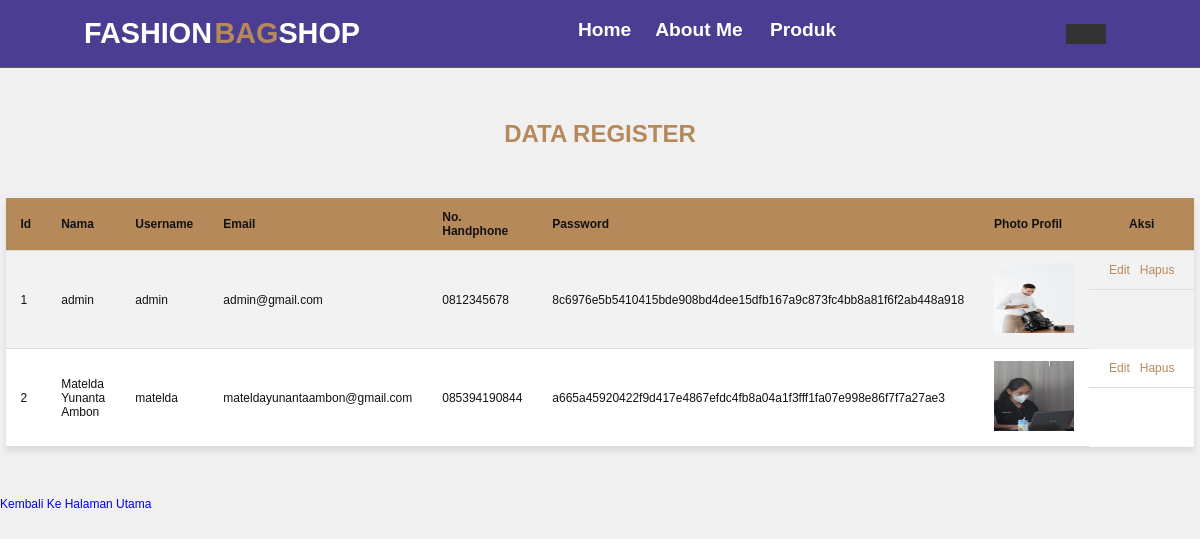
/dataregister.php (signed in), run on the app's committed database.
### tables this page shows
CREATE TABLE `users` (
  `id` varchar(20) NOT NULL,
  `name` varchar(255) NOT NULL,
  `username` varchar(255) NOT NULL,
  `email` varchar(255) NOT NULL,
  `phone` varchar(20) NOT NULL,
  `password` varchar(255) NOT NULL,
  `role` varchar(30) NOT NULL DEFAULT 'user',
  `photo` varchar(255) DEFAULT NULL
);

### dataregister.php (the view, shortened to what this page needs)
<?php
require "koneksi.php";
$result = mysqli_query($conn, "select * from users");
$users = [];
while ($row = mysqli_fetch_assoc($result)) {
    $users[] = $row;
}
?>
<!DOCTYPE html>
<html lang="en">
<head>
    <link rel="stylesheet" href="style.css" />
</head>
<body>
    <nav class="navbar">
      <a href="#" class="navbar-logo">FASHION<span>BAG</span>SHOP</a>
      <div class="navbar-nav">
        <a href="../postest6/">Home</a><a href="#about">About Me</a>
        <a href="#produk" onclick="alert('belum bisa diakses')">Produk</a>
      </div>
      <div class="navbar-extra">
        <button id="dark-mode-button"><i data-feather="sun"></i></button>
      </div>
    </nav>
    <h1>DATA REGISTER</h1>
    <link rel="stylesheet" href="dataregister.css" />
    <table border="1">
        <tr>
            <th>Id</th>
            <th>Nama</th>
            <th>Username</th>
            <th>Email</th>
            <th>No. Handphone</th>
            <th>Password</th>
            <th>Photo Profil</th>
            <th style="text-align: center;">Aksi</th>
        </tr>
        <?php $i = 1;
        foreach ($users as $usr) : ?>
            <tr>
                <td> <?= $i; ?> </td>
                <td> <?php echo $usr["name"] ?> </td>
                <td> <?= $usr["username"] ?> </td>
                <td> <?= $usr["email"] ?> </td>
                <td> <?= $usr["phone"] ?> </td>
                <td> <?= $usr["password"] ?> </td>
                <td> <img src = "<?php echo "img/".$usr['photo']; ?>" alt ="ini photo" width="80px" height="70px"></td>
                <td class="actions">
                    <a href="edit.php?id=<?=$usr["id"];?>">Edit</a>
                    <a href="hapus.php?id=<?=$usr["id"];?>">Hapus</a>
                </td>
            </tr>
        <?php $i++;
        endforeach; ?>
    </table>
    <a href="index.php">Kembali Ke Halaman Utama</a>
</body>
</html>

### style.css (style rules this page uses)
:root { --primary: #b6895b; --bg: #340e94; }
* { font-family: "Poppins", sans-serif; margin: 0; padding: 0; box-sizing: border-box; outline: none; border: none; text-decoration: none; }
html { scroll-behavior: smooth; }
body { font-family: "Poppins", sans-serif; background-color: var(--bg); color: #fff; }
.navbar { display: flex; justify-content: space-between; align-items: center; padding: 1.4rem 7%; background-color: rgba(33, 17, 123, 0.8); border-bottom: 1px solid #625c55; position: fixed; top: 0; left: 0; right: 0; z-index: 9999; }
.navbar .navbar-logo { font-size: 2.4rem; font-weight: bold; color: #fff; text-decoration: none; }
.navbar .navbar-logo span { color: var(--primary); font-weight: bold; margin-left: 0.2rem; }
.navbar .navbar-nav a { color: #fff; font-size: 1.6rem; font-weight: 700; margin: 0 1rem; text-decoration: none; }
.navbar .navbar-nav::after { content: ""; display: block; padding-bottom: 0.5rem; border-bottom: 0.1rem solid var(--primary); transform: scaleX(0); transition: transform 0.2s linear; }
#dark-mode-button { background-color: #333; color: #f4f1f1; border: none; padding: 10px 20px; margin-right: 10px; cursor: pointer; }
@media (max-width: 1366px) { html { font-size: 75%; } }

### dataregister.css (style rules this page uses)
body { font-family: Arial, sans-serif; background-color: #f0f0f0; margin: 0; padding: 0; }
h1 { text-align: center; margin-top: 120px; color: #b6895b; }
table { width: 80%; margin: 50px auto; border-collapse: collapse; background-color: #fff; box-shadow: 0 4px 6px rgba(0, 0, 0, 0.1); }
th, td { padding: 12px 15px; text-align: left; border-bottom: 1px solid #dddddd; }
th { background-color: #b6895b; color: #121212; }
tr:nth-child(even) { background-color: #f2f2f2; color: #121212; }
tr:nth-child(odd) { background-color: #ffffff; color: #121212; }
td.actions { display: flex; justify-content: space-between; align-items: center; }
td.actions a { margin: 0 5px; text-decoration: none; color: #b6895b; }

### data on the page
users: name "admin", username "admin", email "admin@gmail.com", phone "0812345678", password "8c6976e5b5410415bde908bd4dee15dfb167a9c873fc4bb8a81f6f2ab448a918", photo (picture)
users: name "Matelda Yunanta Ambon", username "matelda", email "mateldayunantaambon@gmail.com", phone "085394190844", password "a665a45920422f9d417e4867efdc4fb8a04a1f3fff1fa07e998e86f7f7a27ae3", photo (picture)
